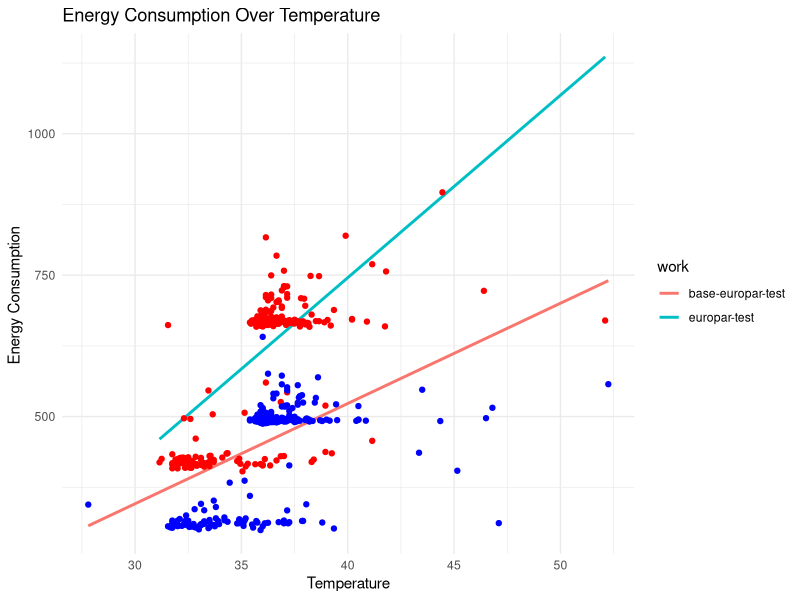
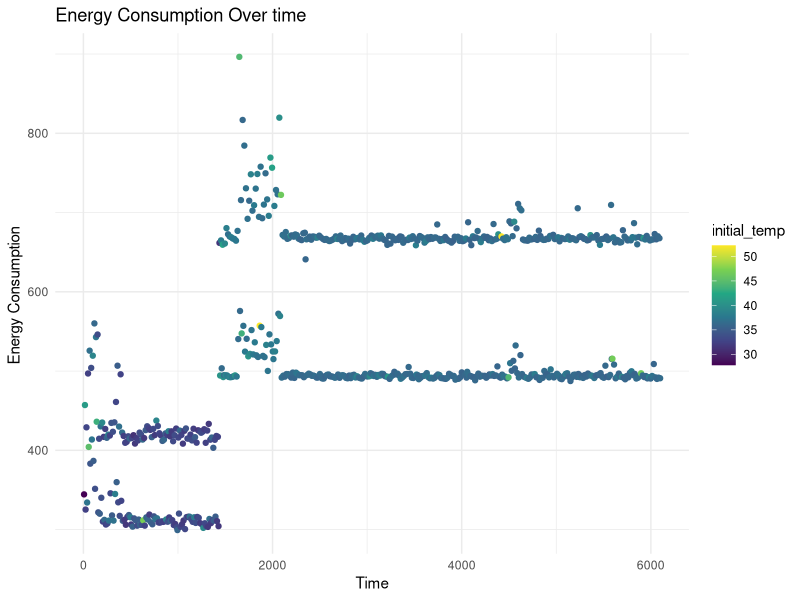

Here is the R script that generated these plots, in order:
europar.test <- read.csv("data/europar-europar-test-2-Feb-11-39-38.csv")

library(ggplot2)

europar.test$initial_temp <- (europar.test$initial_temp_1 + europar.test$initial_temp_2)/2
europar.test$color <- ifelse(europar.test$work == "europar-test", "red", "blue")

ggplot(europar.test, aes(x = initial_temp, y = PKG)) +
  geom_smooth(method = "lm", aes(color=work), se=FALSE) +
  geom_point(color=europar.test$color ) +
  labs(
    title = "Energy Consumption Over Temperature",
    x = "Temperature",
    y = "Energy Consumption "
  ) +
  theme_minimal()

europar.test$cum_seconds <- cumsum(europar.test$seconds)
europar.test$initial_temp <- as.numeric(europar.test$initial_temp)
ggplot(europar.test, aes(x = cum_seconds, y = PKG)) +
  # change color scale based on initial_temp
  scale_color_viridis_c() +
  geom_point( aes(color=initial_temp) ) +
  labs(
    title = "Energy Consumption Over time",
    x = "Time",
    y = "Energy Consumption "
  ) +
  theme_minimal()
